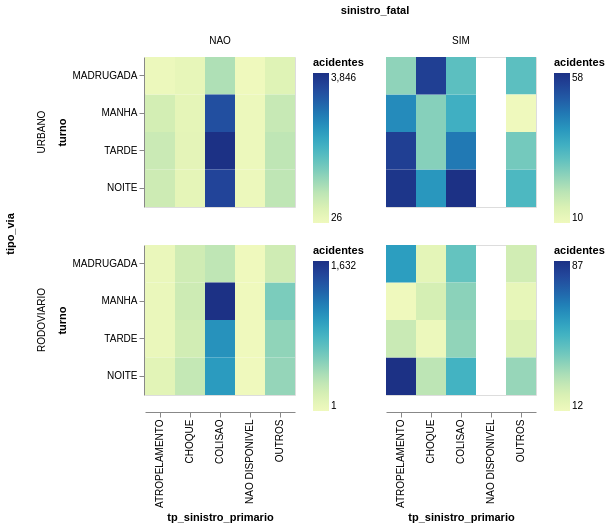

Notebook code for this chart:
### Code cell
df_sinistros.group_by('tp_sinistro_primario', 'turno', 'tipo_via', 'sinistro_fatal').agg(pl.len().alias('acidentes')) \
    .plot.rect(x='tp_sinistro_primario', color='acidentes', y='turno', row='tipo_via', column='sinistro_fatal') \
    .properties(height=150, width=150) \
    .resolve_scale(color='independent')

### Figure 1 — Vega-Lite specification as saved in the notebook (floating-point values rounded to 4 significant figures)
{"config": {"view": {"continuousWidth": 300, "continuousHeight": 300}}, "data": {"name": "data-519776ee8376e8840a0ca172cef304b2"}, "mark": {"type": "rect", "tooltip": true}, "encoding": {"color": {"field": "acidentes", "type": "quantitative"}, "column": {"field": "sinistro_fatal", "sort": ["NAO", "SIM"], "type": "ordinal"}, "row": {"field": "tipo_via", "sort": ["URBANO", "RODOVIARIO"], "type": "ordinal"}, "x": {"field": "tp_sinistro_primario", "type": "nominal"}, "y": {"field": "turno", "sort": ["MADRUGADA", "MANHA", "TARDE", "NOITE"], "type": "ordinal"}}, "height": 150, "params": [{"name": "param_1e9efca18e7a2868", "select": {"type": "interval", "encodings": ["x", "y"]}, "bind": "scales"}], "resolve": {"scale": {"color": "independent"}}, "width": 150, "$schema": "https://vega.github.io/schema/vega-lite/v6.4.1.json", "datasets": {"data-519776ee8376e8840a0ca172cef304b2": [{"tp_sinistro_primario": "CHOQUE", "turno": "MANHA", "tipo_via": "RODOVIARIO", "sinistro_fatal": "NAO", "acidentes": 239}, {"tp_sinistro_primario": "ATROPELAMENTO", "turno": "TARDE", "tipo_via": "URBANO", "sinistro_fatal": "NAO", "acidentes": 628}, {"tp_sinistro_primario": "COLISAO", "turno": "TARDE", "tipo_via": "URBANO", "sinistro_fatal": "NAO", "acidentes": 3846}, {"tp_sinistro_primario": "CHOQUE", "turno": "NOITE", "tipo_via": "RODOVIARIO", "sinistro_fatal": "NAO", "acidentes": 290}, {"tp_sinistro_primario": "ATROPELAMENTO", "turno": "TARDE", "tipo_via": "RODOVIARIO", "sinistro_fatal": "NAO", "acidentes": 45}, {"tp_sinistro_primario": "ATROPELAMENTO", "turno": "NOITE", "tipo_via": "RODOVIARIO", "sinistro_fatal": "SIM", "acidentes": 87}, {"tp_sinistro_primario": "ATROPELAMENTO", "turno": "MANHA", "tipo_via": "URBANO", "sinistro_fatal": "SIM", "acidentes": 42}, {"tp_sinistro_primario": "CHOQUE", "turno": "TARDE", "tipo_via": "URBANO", "sinistro_fatal": "NAO", "acidentes": 244}, {"tp_sinistro_primario": "ATROPELAMENTO", "turno": "MANHA", "tipo_via": "URBANO", "sinistro_fatal": "NAO", "acidentes": 512}, {"tp_sinistro_primario": "CHOQUE", "turno": "MADRUGADA", "tipo_via": "RODOVIARIO", "sinistro_fatal": "SIM", "acidentes": 16}, {"tp_sinistro_primario": "ATROPELAMENTO", "turno": "MANHA", "tipo_via": "RODOVIARIO", "sinistro_fatal": "NAO", "acidentes": 43}, {"tp_sinistro_primario": "OUTROS", "turno": "TARDE", "tipo_via": "RODOVIARIO", "sinistro_fatal": "SIM", "acidentes": 19}, {"tp_sinistro_primario": "CHOQUE", "turno": "TARDE", "tipo_via": "RODOVIARIO", "sinistro_fatal": "NAO", "acidentes": 216}, {"tp_sinistro_primario": "OUTROS", "turno": "MADRUGADA", "tipo_via": "URBANO", "sinistro_fatal": "NAO", "acidentes": 330}, {"tp_sinistro_primario": "COLISAO", "turno": "NOITE", "tipo_via": "RODOVIARIO", "sinistro_fatal": "SIM", "acidentes": 50}, {"tp_sinistro_primario": "COLISAO", "turno": "MANHA", "tipo_via": "URBANO", "sinistro_fatal": "SIM", "acidentes": 35}, {"tp_sinistro_primario": "ATROPELAMENTO", "turno": "MADRUGADA", "tipo_via": "RODOVIARIO", "sinistro_fatal": "NAO", "acidentes": 40}, {"tp_sinistro_primario": "COLISAO", "turno": "NOITE", "tipo_via": "URBANO", "sinistro_fatal": "SIM", "acidentes": 58}, {"tp_sinistro_primario": "COLISAO", "turno": "TARDE", "tipo_via": "RODOVIARIO", "sinistro_fatal": "NAO", "acidentes": 1051}, {"tp_sinistro_primario": "CHOQUE", "turno": "MADRUGADA", "tipo_via": "URBANO", "sinistro_fatal": "NAO", "acidentes": 175}, {"tp_sinistro_primario": "OUTROS", "turno": "TARDE", "tipo_via": "RODOVIARIO", "sinistro_fatal": "NAO", "acidentes": 505}, {"tp_sinistro_primario": "NAO DISPONIVEL", "turno": "MADRUGADA", "tipo_via": "URBANO", "sinistro_fatal": "NAO", "acidentes": 26}, {"tp_sinistro_primario": "NAO DISPONIVEL", "turno": "TARDE", "tipo_via": "RODOVIARIO", "sinistro_fatal": "NAO", "acidentes": 3}, {"tp_sinistro_primario": "NAO DISPONIVEL", "turno": "NOITE", "tipo_via": "URBANO", "sinistro_fatal": "NAO", "acidentes": 87}, {"tp_sinistro_primario": "ATROPELAMENTO", "turno": "TARDE", "tipo_via": "URBANO", "sinistro_fatal": "SIM", "acidentes": 55}, {"tp_sinistro_primario": "COLISAO", "turno": "MADRUGADA", "tipo_via": "URBANO", "sinistro_fatal": "NAO", "acidentes": 919}, {"tp_sinistro_primario": "OUTROS", "turno": "NOITE", "tipo_via": "URBANO", "sinistro_fatal": "SIM", "acidentes": 33}, {"tp_sinistro_primario": "OUTROS", "turno": "MANHA", "tipo_via": "RODOVIARIO", "sinistro_fatal": "NAO", "acidentes": 585}, {"tp_sinistro_primario": "NAO DISPONIVEL", "turno": "TARDE", "tipo_via": "URBANO", "sinistro_fatal": "NAO", "acidentes": 80}, {"tp_sinistro_primario": "CHOQUE", "turno": "NOITE", "tipo_via": "URBANO", "sinistro_fatal": "NAO", "acidentes": 225}, {"tp_sinistro_primario": "CHOQUE", "turno": "MANHA", "tipo_via": "URBANO", "sinistro_fatal": "SIM", "acidentes": 26}, {"tp_sinistro_primario": "ATROPELAMENTO", "turno": "MADRUGADA", "tipo_via": "URBANO", "sinistro_fatal": "SIM", "acidentes": 25}, {"tp_sinistro_primario": "ATROPELAMENTO", "turno": "NOITE", "tipo_via": "URBANO", "sinistro_fatal": "NAO", "acidentes": 588}, {"tp_sinistro_primario": "CHOQUE", "turno": "MANHA", "tipo_via": "RODOVIARIO", "sinistro_fatal": "SIM", "acidentes": 21}, {"tp_sinistro_primario": "OUTROS", "turno": "MADRUGADA", "tipo_via": "URBANO", "sinistro_fatal": "SIM", "acidentes": 31}, {"tp_sinistro_primario": "CHOQUE", "turno": "NOITE", "tipo_via": "URBANO", "sinistro_fatal": "SIM", "acidentes": 40}, {"tp_sinistro_primario": "ATROPELAMENTO", "turno": "NOITE", "tipo_via": "URBANO", "sinistro_fatal": "SIM", "acidentes": 57}, {"tp_sinistro_primario": "NAO DISPONIVEL", "turno": "MANHA", "tipo_via": "RODOVIARIO", "sinistro_fatal": "NAO", "acidentes": 4}, {"tp_sinistro_primario": "CHOQUE", "turno": "MADRUGADA", "tipo_via": "RODOVIARIO", "sinistro_fatal": "NAO", "acidentes": 230}, {"tp_sinistro_primario": "OUTROS", "turno": "MANHA", "tipo_via": "URBANO", "sinistro_fatal": "SIM", "acidentes": 10}, {"tp_sinistro_primario": "OUTROS", "turno": "MADRUGADA", "tipo_via": "RODOVIARIO", "sinistro_fatal": "SIM", "acidentes": 22}, {"tp_sinistro_primario": "OUTROS", "turno": "MANHA", "tipo_via": "RODOVIARIO", "sinistro_fatal": "SIM", "acidentes": 15}, {"tp_sinistro_primario": "OUTROS", "turno": "NOITE", "tipo_via": "RODOVIARIO", "sinistro_fatal": "SIM", "acidentes": 34}, {"tp_sinistro_primario": "NAO DISPONIVEL", "turno": "MADRUGADA", "tipo_via": "RODOVIARIO", "sinistro_fatal": "NAO", "acidentes": 1}, {"tp_sinistro_primario": "CHOQUE", "turno": "TARDE", "tipo_via": "RODOVIARIO", "sinistro_fatal": "SIM", "acidentes": 13}, {"tp_sinistro_primario": "OUTROS", "turno": "MANHA", "tipo_via": "URBANO", "sinistro_fatal": "NAO", "acidentes": 666}, {"tp_sinistro_primario": "COLISAO", "turno": "MADRUGADA", "tipo_via": "URBANO", "sinistro_fatal": "SIM", "acidentes": 31}, {"tp_sinistro_primario": "COLISAO", "turno": "MADRUGADA", "tipo_via": "RODOVIARIO", "sinistro_fatal": "NAO", "acidentes": 319}, {"tp_sinistro_primario": "COLISAO", "turno": "NOITE", "tipo_via": "RODOVIARIO", "sinistro_fatal": "NAO", "acidentes": 997}, {"tp_sinistro_primario": "COLISAO", "turno": "MANHA", "tipo_via": "RODOVIARIO", "sinistro_fatal": "NAO", "acidentes": 1632}, {"tp_sinistro_primario": "ATROPELAMENTO", "turno": "MANHA", "tipo_via": "RODOVIARIO", "sinistro_fatal": "SIM", "acidentes": 12}, {"tp_sinistro_primario": "OUTROS", "turno": "TARDE", "tipo_via": "URBANO", "sinistro_fatal": "SIM", "acidentes": 28}, {"tp_sinistro_primario": "OUTROS", "turno": "NOITE", "tipo_via": "URBANO", "sinistro_fatal": "NAO", "acidentes": 759}, {"tp_sinistro_primario": "COLISAO", "turno": "TARDE", "tipo_via": "RODOVIARIO", "sinistro_fatal": "SIM", "acidentes": 35}, {"tp_sinistro_primario": "ATROPELAMENTO", "turno": "MADRUGADA", "tipo_via": "RODOVIARIO", "sinistro_fatal": "SIM", "acidentes": 57}, {"tp_sinistro_primario": "CHOQUE", "turno": "NOITE", "tipo_via": "RODOVIARIO", "sinistro_fatal": "SIM", "acidentes": 27}, {"tp_sinistro_primario": "OUTROS", "turno": "TARDE", "tipo_via": "URBANO", "sinistro_fatal": "NAO", "acidentes": 767}, {"tp_sinistro_primario": "COLISAO", "turno": "TARDE", "tipo_via": "URBANO", "sinistro_fatal": "SIM", "acidentes": 45}, {"tp_sinistro_primario": "CHOQUE", "turno": "MADRUGADA", "tipo_via": "URBANO", "sinistro_fatal": "SIM", "acidentes": 55}, {"tp_sinistro_primario": "COLISAO", "turno": "NOITE", "tipo_via": "URBANO", "sinistro_fatal": "NAO", "acidentes": 3521}, {"tp_sinistro_primario": "OUTROS", "turno": "NOITE", "tipo_via": "RODOVIARIO", "sinistro_fatal": "NAO", "acidentes": 488}, {"tp_sinistro_primario": "OUTROS", "turno": "MADRUGADA", "tipo_via": "RODOVIARIO", "sinistro_fatal": "NAO", "acidentes": 230}, {"tp_sinistro_primario": "ATROPELAMENTO", "turno": "MADRUGADA", "tipo_via": "URBANO", "sinistro_fatal": "NAO", "acidentes": 74}, {"tp_sinistro_primario": "NAO DISPONIVEL", "turno": "NOITE", "tipo_via": "RODOVIARIO", "sinistro_fatal": "NAO", "acidentes": 4}, {"tp_sinistro_primario": "COLISAO", "turno": "MANHA", "tipo_via": "URBANO", "sinistro_fatal": "NAO", "acidentes": 3352}, {"tp_sinistro_primario": "NAO DISPONIVEL", "turno": "MANHA", "tipo_via": "URBANO", "sinistro_fatal": "NAO", "acidentes": 74}, {"tp_sinistro_primario": "COLISAO", "turno": "MADRUGADA", "tipo_via": "RODOVIARIO", "sinistro_fatal": "SIM", "acidentes": 43}, {"tp_sinistro_primario": "ATROPELAMENTO", "turno": "TARDE", "tipo_via": "RODOVIARIO", "sinistro_fatal": "SIM", "acidentes": 24}, {"tp_sinistro_primario": "ATROPELAMENTO", "turno": "NOITE", "tipo_via": "RODOVIARIO", "sinistro_fatal": "NAO", "acidentes": 110}, {"tp_sinistro_primario": "CHOQUE", "turno": "MANHA", "tipo_via": "URBANO", "sinistro_fatal": "NAO", "acidentes": 218}, {"tp_sinistro_primario": "COLISAO", "turno": "MANHA", "tipo_via": "RODOVIARIO", "sinistro_fatal": "SIM", "acidentes": 36}, {"tp_sinistro_primario": "CHOQUE", "turno": "TARDE", "tipo_via": "URBANO", "sinistro_fatal": "SIM", "acidentes": 26}]}}
